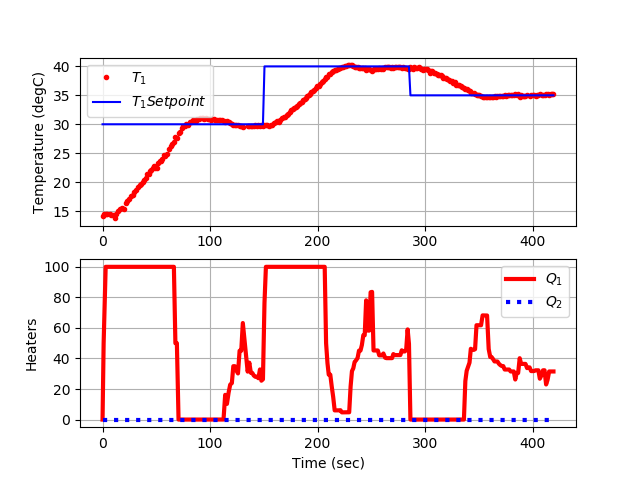

Generate this figure with Python:
import tclab
import numpy as np
import time
import matplotlib.pyplot as plt
from APMonitor.apm import *
from mpc_lib import *

# Connect to Arduino
a = tclab.TCLab()

# Get Version
print(a.version)

# Turn LED on
print('LED On')
a.LED(100)

# Run time in minutes
run_time = 5.0

# Number of cycles
loops = int(60.0*run_time)
tm = np.zeros(loops)

# Temperature (K)
T1 = np.ones(loops) * a.T1 # temperature (degC)
Tsp1 = np.ones(loops) * 30.0 # set point (degC)
# Set point changes
Tsp1[100:] = 40.0
Tsp1[200:] = 35.0

T2 = np.ones(loops) * a.T2 # temperature (degC)
Tsp2 = np.ones(loops) * 23.0 # set point (degC)

# heater values
Q1 = np.ones(loops) * 0.0
Q2 = np.ones(loops) * 0.0

s = 'http://byu.apmonitor.com'
c = 'my_MPC'
mpc_init()

# Create plot
plt.figure()
plt.ion()
plt.show()

# Main Loop
start_time = time.time()
prev_time = start_time
try:
    for i in range(1,loops):
        # Sleep time
        sleep_max = 1.0
        sleep = sleep_max - (time.time() - prev_time)
        if sleep>=0.01:
            time.sleep(sleep)
        else:
            time.sleep(0.01)

        # Record time and change in time
        t = time.time()
        dt = t - prev_time
        prev_time = t
        tm[i] = t - start_time
                    
        # Read temperatures in Kelvin 
        T1[i] = a.T1
        T2[i] = a.T2

        ###############################
        ### MPC CONTROLLER          ###
        ###############################
        Q1[i] = mpc(T1[i],Tsp1[i])

        # Write output (0-100)
        a.Q1(Q1[i])
        a.Q2(Q2[i])

        # Plot
        plt.clf()
        ax=plt.subplot(2,1,1)
        ax.grid()
        plt.plot(tm[0:i],T1[0:i],'ro',MarkerSize=3,label=r'$T_1$')
        plt.plot(tm[0:i],Tsp1[0:i],'b-',MarkerSize=3,label=r'$T_1 Setpoint$')
        plt.ylabel('Temperature (degC)')
        plt.legend(loc='best')
        ax=plt.subplot(2,1,2)
        ax.grid()
        plt.plot(tm[0:i],Q1[0:i],'r-',LineWidth=3,label=r'$Q_1$')
        plt.plot(tm[0:i],Q2[0:i],'b:',LineWidth=3,label=r'$Q_2$')
        plt.ylabel('Heaters')
        plt.xlabel('Time (sec)')
        plt.legend(loc='best')
        plt.draw()
        plt.pause(0.05)

        # Open Web-Plot
        if i==3:
            apm_web(s,c)
        
# Allow user to end loop with Ctrl-C           
except KeyboardInterrupt:
    # Disconnect from Arduino
    a.Q1(0)
    a.Q2(0)
    print('Shutting down')
    a.close()
    
# Make sure serial connection still closes when there's an error
except:           
    # Disconnect from Arduino
    a.Q1(0)
    a.Q2(0)
    print('Error: Shutting down')
    a.close()
    raise
